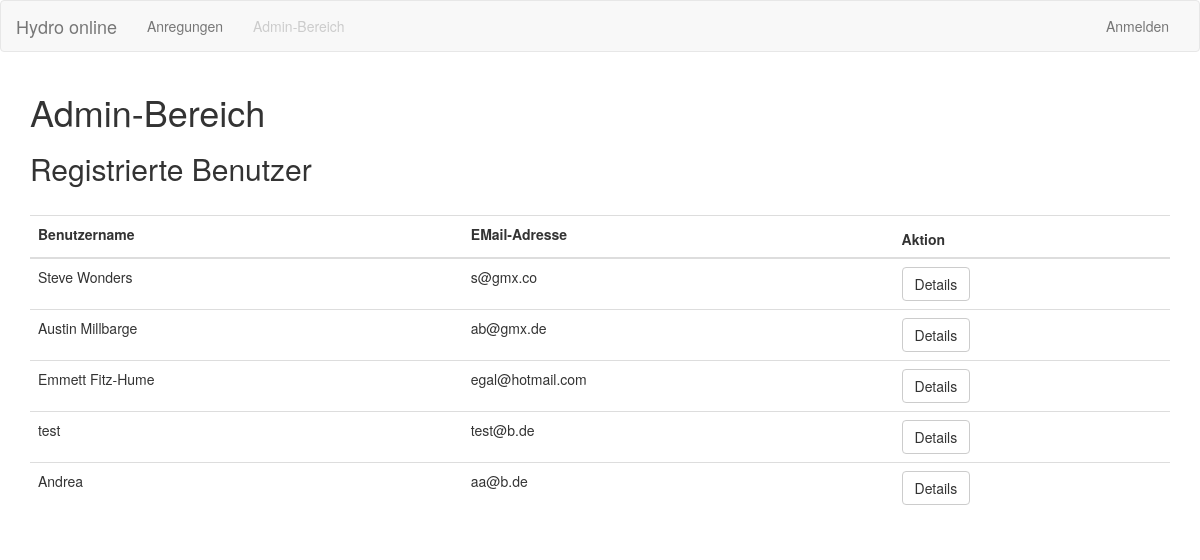
/admin, run on an earlier commit of the app's database.
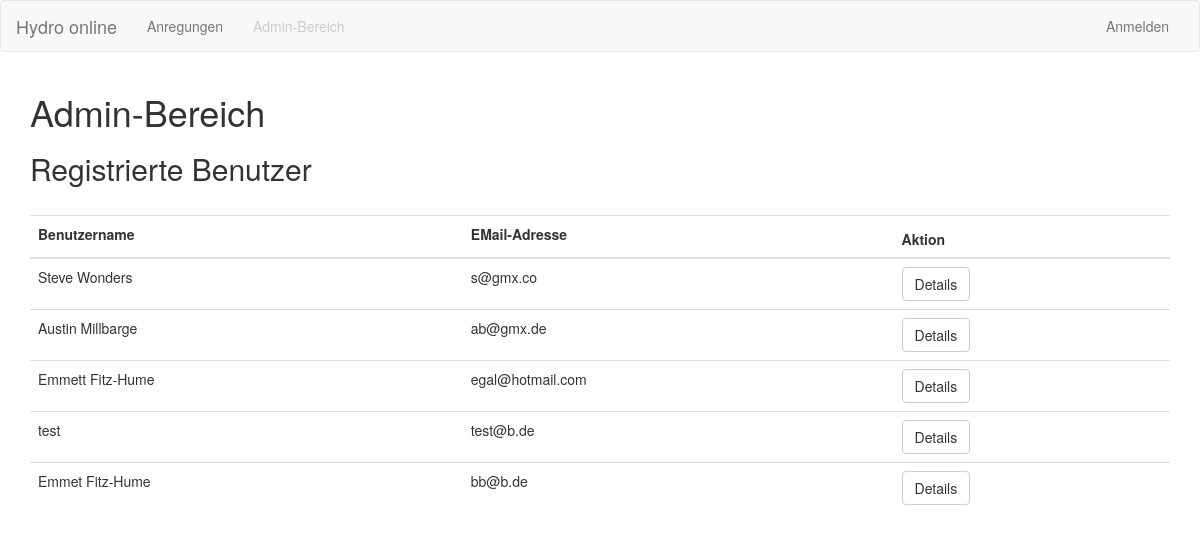
And on a later commit of the database.
### backend/models.py (models this page shows, shortened)
class User(UserMixin, db.Model):
    id = db.Column(db.Integer, primary_key=True)
    username = db.Column(db.String(64), index=True, unique=True)
    email = db.Column(db.String(120), index=True, unique=True)
    password_hash = db.Column(db.String(128))
    roles = db.relationship('Role', secondary='user_role', back_populates='users')
    pflanzen = db.relationship('Pflanze', backref='publisher', lazy='dynamic')

### backend/index.py (the view)
@app.route('/admin')
def administer():
    users = User.query.all()
    form = forms.UserForm()
    return render_template('administer.html', form=form, users=users)

### templates/administer.html (shortened to what this page needs)
{% extends "base.html" %}
{% block my_content %}
    <div class="container">
        <h1>Admin-Bereich</h1>
        <h2>Registrierte Benutzer</h2>
        <br>
        <table id="data" class="table">
            <form method="POST" action="">
            <thead>
              <tr>
                <th>
                  {{form.username.label}}
                </th>
                <th>
                  {{form.email.label}}
                </th>
                <th>
                  Aktion
                </th>
              </tr>
            </thead>
            <tbody>
            {% for user in users %}
                <tr>
                  <td>
                    {{user.username}}
                  </td>
                  <td>
                    {{user.email}}
                  </td>
                  <td>
                    <a class="btn btn-default" href="{{url_for('user_details',id=user.id)}}" role="button">Details</a>
                  </td>
                </tr>
             {% endfor %}
          </tbody>
        </table>
    </div>
{% endblock %}

### templates/base.html (shortened to what this page needs)
{% extends "bootstrap/base.html" %}
{% import "bootstrap/wtf.html" as wtf %}
{% block head %}
  {{ super() }}
  <link href="https://cdn.datatables.net/v/bs/dt-1.13.8/datatables.min.css" rel="stylesheet">
  <link rel="stylesheet" href="../static/css/styles.css">
{% endblock %}
{% block navbar %}
  <nav class="navbar navbar-default">
    <div class="container-fluid">
      <div class="navbar-header">
        <a class="navbar-brand" href="{{ url_for('start_page') }}">Hydro online</a>
      </div>
      <div class="collapse navbar-collapse" id="bs-example-navbar-collapse-1">
        <ul class="nav navbar-nav">
          <li><a href="{{ url_for('pflanzen_page') }}">Anregungen</a></li>
          {% if current_user.is_admin %}
          <li><a href="{{ url_for('administer') }}">Admin-Bereich</a></li>
          {% else %}
          <li class="disabled"><a href="{{ url_for('administer') }}">Admin-Bereich</a></li>
          {% endif %}
        </ul>
        <ul class="nav navbar-nav navbar-right">
          {% if current_user.is_authenticated %}
          <li class="dropdown">
            <a href="#" class="dropdown-toggle" data-toggle="dropdown" role="button" aria-haspopup="true" aria-expanded="false">Angemeldet als: {{ current_user.username }}<span class="caret"></span></a>
            <ul class="dropdown-menu">
              <li><a href="{{ url_for('user_details',id=current_user.id) }}">Eigenes Profil</a></li>
              <li role="separator" class="divider"></li>
              <li><a href="{{ url_for('logout') }}">Logout</a></li>
            </ul>
          </li>
          {% else %}
            <li><a href="{{ url_for('login') }}">Anmelden</a></li>
          {% endif %}
        </ul>
      </div>
    </div>
  </nav>
{% endblock %}
{% block content %}
  {% block my_content %}{% endblock %}
{% endblock %}

What changed in the data, as far as the page shows it:
changed User: username "Andrea" → "Emmet Fitz-Hume"; email "aa@b.de" → "bb@b.de"
